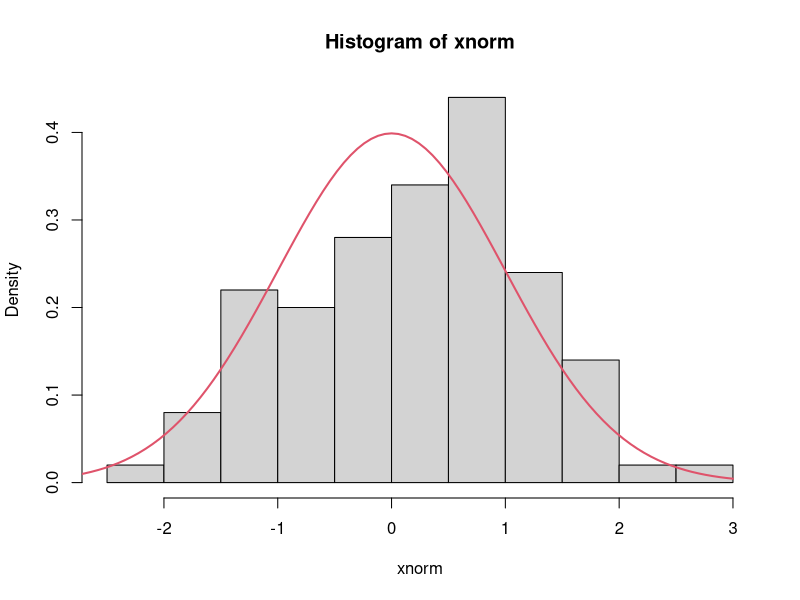

Write R code to recreate this figure.
## ---- chunk 1
b <- factor( rep(c("moins", "plus"), 10), ordered=TRUE )
## ---- chunk 2
A <- matrix(1:16, 4, 4, byrow = TRUE)
## ---- chunk 3
xnorm <- rnorm(100)
hist(xnorm, freq=FALSE)
plot(dnorm, col=2, lwd=2, xlim=c(-3,3), add=TRUE)
